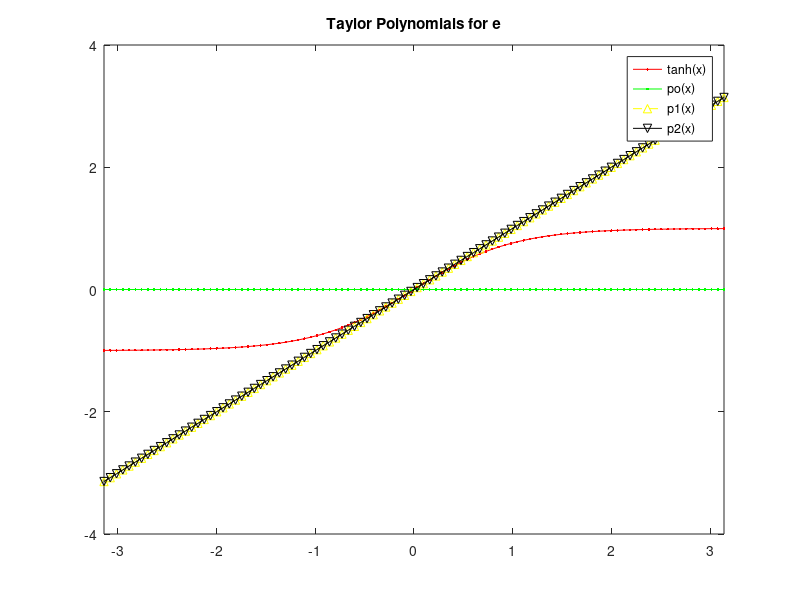

MATLAB code for this plot:
%% Assignment 2, Problem 1. c) and d)
clc; close all; clear all;
epsilon = 1;

while 1
    if (epsilon+1) <= 1
       break;
    end
    epsilon = epsilon/2;
end

epsilon = epsilon*2;
fprintf('Machine Epsilon for my computer is %f\n', epsilon);

%{
In this implementation, the value of epsilon is divided by 2 through 
each pass in the otherwise infinite while loop.
After each division, the if statement checks to see if adding 1 to epsilon
would have it be less than or equal to 1. Adding a very small number to 1
would result in the processor still equating that to 1 in the case that
epsilon is so small, that the only value stored in the mantissa would be
equal to 1. This kind of roundoff error can occur when adding an
extremely small number to a relatively larger error. 
If epsilon+1 does equal 1, that means we divided by 2 one too many times;
so, we break out of the while loop, and multiply by 2. The resulting value
of epsilon is then the value of Machine Epsilon for this specific computer.
%}

%% Problem 2. Calculations only
clc; close all; clear all;
format long;
upper_bound_error = (.5 * 10^-6);
x = 0.3*pi;
true = sin(0.3*pi);
ml_approx = 0;
ml = [];
true_error = [];
approx_error = [-100000]; %placeholder since first approx. error = N/A
n = 0;

% I used the vectors stored in the workspace variables to fill out my table
% in the handwritten assignment.

while 1
    ml_approx = ml_approx + ((-1)^n)*(x^(2*n + 1)/(factorial(2*n+1)));
    ml(n+1) = ml_approx;
    true_error(n+1) = abs((true - ml_approx)/true * 100);
    if n ~= 0
        approx_error(n+1) = abs((ml(n+1) - ml(n))/ml(n+1) * 100);
        if approx_error(n+1) <= upper_bound_error
            break
        end
    end
    n = n+1;
end
fprintf('The number of iterations to approximate to 8 sig figs is %.0f\n', n+1);
%Total iterations = n+1, since n starts at 0.

%% Problem 3
clc; close all; clear all;
format long;
sumofe = 0;
sum1 = [];
for n = 0:10
    sumofe = single(sumofe + 1/factorial(n));
    sum1(n+1) = sumofe;
end
te1 = abs((exp(1) - sumofe)/exp(1))*100;
fprintf('The true percent error for e, going from 0 to 10 is %.8f percent\n', te1);

sumofe = 0;
sum2 = [];
for n = 10:-1:0
    sumofe = single(sumofe + 1/factorial(n));
    sum2(-n+11) = sumofe;
end
te2 = abs((exp(1) - sumofe)/exp(1))*100;
fprintf('The true percent error for e, going from 10 to 0 is %.8f percent\n', te2);

%{
The difference between these two percent errors can be explained if you
consider how a computer is processing these terms. Taking a look at the
vectors sum1 and sum2 will show that sum2 starts with numbers to the
magnitude of 10^-7. The computer can store a certain number of significant
digits in its mantissa, and it does not have to store all the leading zeros
in the miniscule number, and instead saves it in scientific notation. As
sumofe gets gradually larger, the summation is more precise, as the
computer is saving as many significant digits as possible before rounding
off.
On the other hand, lookking at sum1, we can see that from the first term,
the computer has a digit before the leading zeros to store as well, which
decreases the number of significant digits the computer can hold per term,
an issue that is only exacerbated as we try and add more and more small
yet significant terms to the sum. An example of this can be seen by looking
at sum1(3), which chould hold 1.6666666666666 as long as it can before the
last digit is changed to a 7. However, the computer is actually storing
this as 1.666666626930237. As we add more and more terms to sumofe, the
roundoff error compounds, to give a slightly larger error.
%}

%% Problem 4, part b)
clc; close all; clear all; 
x = linspace(-pi, pi, 100);
e = exp(1);
tanhx = (e.^x - e.^(-x))./(e.^x + e.^(-x));

p0 = zeros([1,100]);
p1 = p0 + x;
p2 = p1 + 0.*x.^2;

plot(x,tanhx, 'r.-');
hold on
plot(x, p0, 'g.-');
plot(x,p1, 'y^--');
plot(x,p2, 'kv-');

title('Taylor Polynomials for e');
xlim([-pi pi]);

legend('tanh(x)', 'po(x)', 'p1(x)', 'p2(x)');